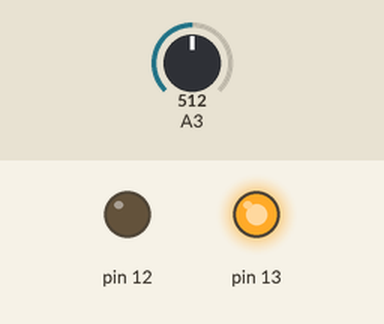
This sketch was run on a simulated Arduino Uno, built with avr-gcc and run on an emulated ATmega328P. On the bench: output pins drawn as LEDs (lit = HIGH). The inputs (shaded band) are chosen by the test bench; at power-on: A3 = 512.

Above: at 1.2 s.
1.3 s: A3 set to 682
2.8 s: A3 set to 708
At 3.9 s:
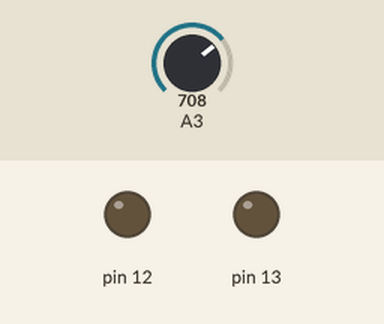
4.3 s: A3 set to 290
At 5.1 s:
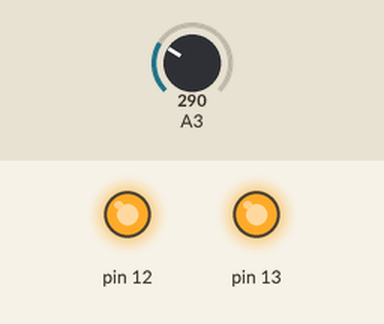
5.8 s: A3 set to 319
At 6.3 s:
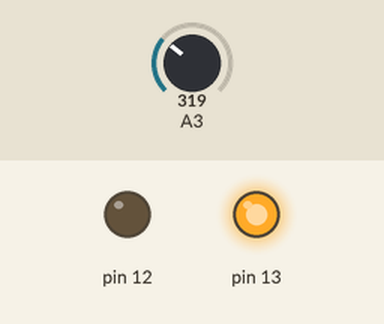
7.3 s: A3 set to 122
At 8.7 s:
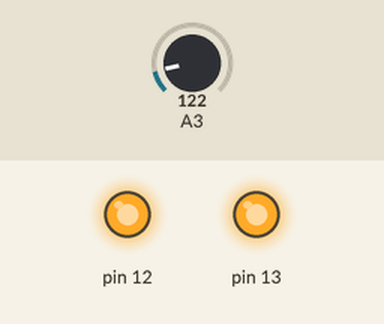
Timing chart, 0 to 9.8 s (numbered marks = the images above; inputs shaded):
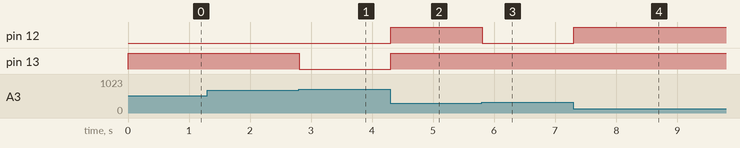

Measured:
- the behaviour switches between 700 and 701 on A3 (found by bisection; images 0 and 1)
- the behaviour switches between 300 and 301 on A3 (found by bisection; images 2 and 3)
- after the input at 1.3 s, every drawn part: stays the same
- after the input at 2.8 s, pin 13: HIGH → LOW at once
- after the input at 4.3 s, pin 12, pin 13: LOW → HIGH at once
- after the input at 5.8 s, pin 12: HIGH → LOW at once
- after the input at 7.3 s, pin 12: LOW → HIGH at once

The sketch:

code.ino
```cpp
// Simulation: https://www.tinkercad.com/things/6SpUGZGzHiB-exercise-02

void setup() {
  // LED pins are outputs
  pinMode(12, OUTPUT);
  pinMode(13, OUTPUT);
}

void loop() {
  int val = analogRead(A3); // Read "brightness"
  if (val > 700) { // "High" brightness
    // Turn off both LEDs
    digitalWrite(13, LOW);
    digitalWrite(12, LOW);
  } else if (val > 300) { // "Medium" brightness
    digitalWrite(13, HIGH); // Turn on one LED
    digitalWrite(12, LOW); // And off the other
  } else { // "Low" brightness
    // Turn on both LEDs
    digitalWrite(13, HIGH);
    digitalWrite(12, HIGH);
  }
  delay(100); // Wait for 100 milliseconds (ie 0.1 second)
}
```
